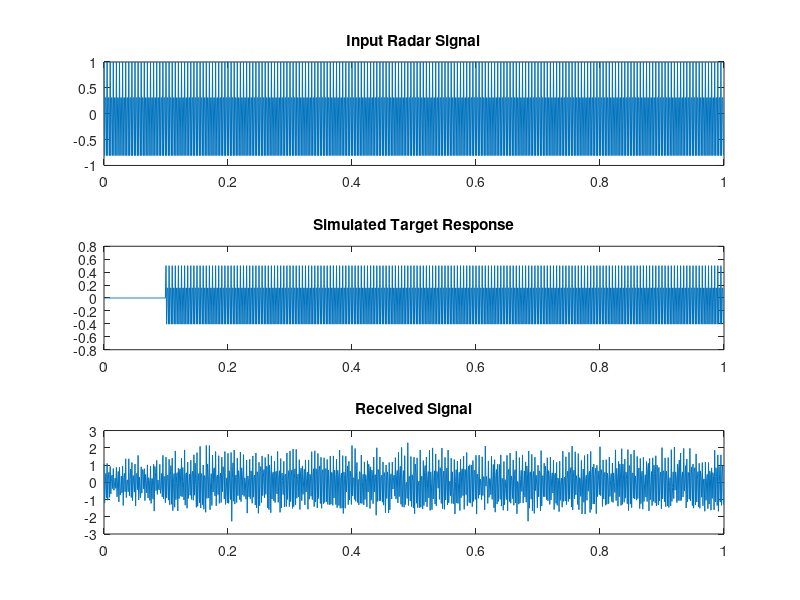
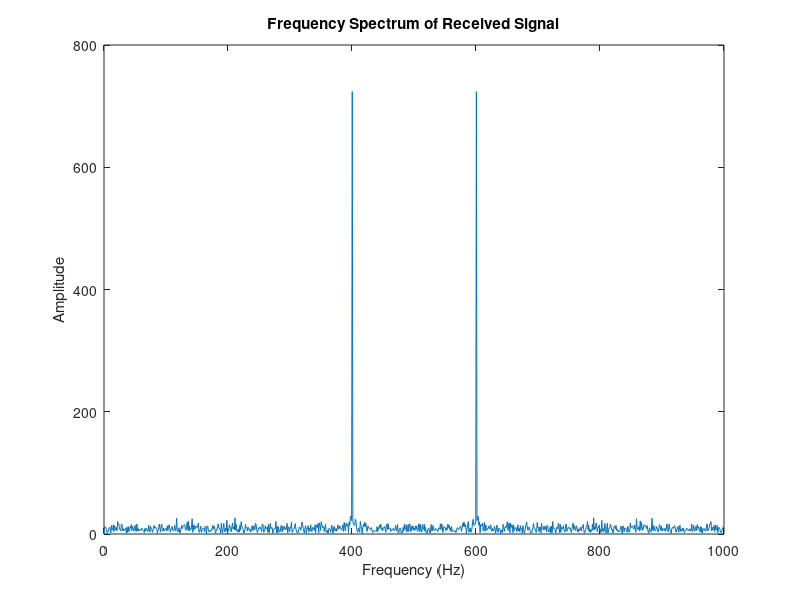

MATLAB code to generate these figures, in order:
% Parameters
Fs = 1000;          % Sampling frequency (Hz)
f0 = 600;            % Center frequency of radar signal (Hz)
T = 1;              % Duration of signal (s)
t = 0:1/Fs:T-1/Fs;  % Time vector

% Generate input signal (Radar pulse)
x = cos(2*pi*f0*t);

% Simulate target (Adding some delay and attenuation)
delay = 0.1;        % Delay in seconds
attenuation = 0.5;  % Attenuation factor
target_response = [zeros(1, round(delay*Fs)), x(1:end-round(delay*Fs))] * attenuation;

% Add noise (optional)
noise_power = 0.1;
noise = sqrt(noise_power) * randn(size(x));

% Combine input signal with target response
received_signal = x + target_response + noise;

% Plot input and received signals
figure;
subplot(3,1,1);
plot(t, x);
title('Input Radar Signal');

subplot(3,1,2);
plot(t, target_response);
title('Simulated Target Response');

subplot(3,1,3);
plot(t, received_signal);
title('Received Signal');

% Analyze frequency and amplitude
received_fft = fft(received_signal);
frequencies = linspace(0, Fs, length(received_fft));

figure;
plot(frequencies, abs(received_fft));
title('Frequency Spectrum of Received Signal');
xlabel('Frequency (Hz)');
ylabel('Amplitude');

% Analyze range
% (Add range analysis code here)
